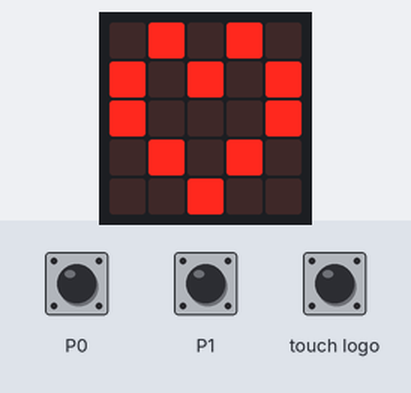
Bench run of a program on a simulated BBC micro:bit (MakeCode). Parts: the board's 5×5 LED display. The test bench sets the inputs (shaded band).

Above: at 1.6 s.
1.7 s: touch pin P0 pressed for 0.15 s
At 3.6 s:
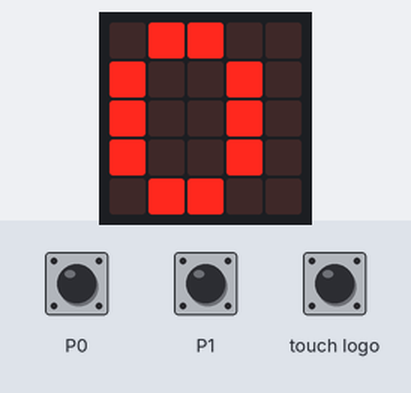
3.9 s: touch logo pressed for 0.15 s
At 5.7 s:
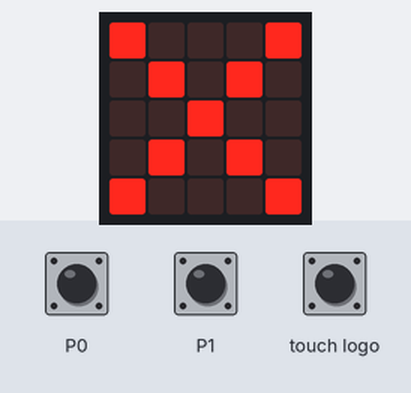
6.0 s: touch pin P1 pressed for 0.15 s
At 7.9 s:
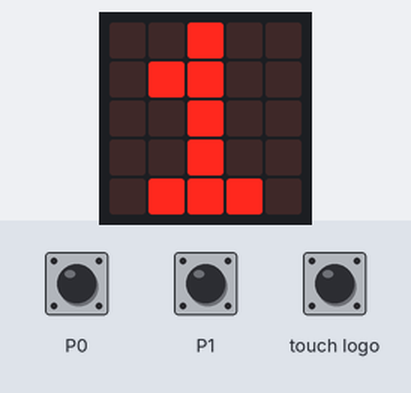
8.2 s: touch pin P1 pressed for 1 s
At 10.4 s:
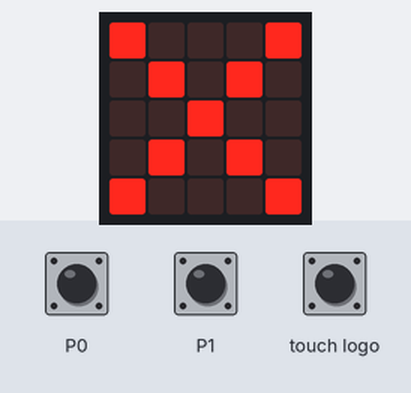
10.7 s: touch logo pressed for 3.2 s
At 11.7 s:
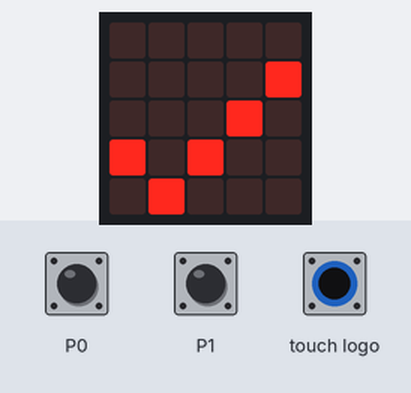
Timing chart, 0 to 13.7 s (numbered marks = the images above; inputs shaded):
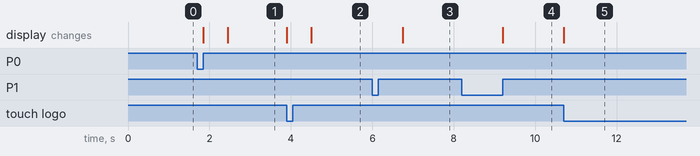

The program:

main.ts
```typescript
input.onPinPressed(TouchPin.P0, function () {
    basic.showNumber(0)
})
input.onPinReleased(TouchPin.P0, function () {
    basic.showIcon(IconNames.No)
})
input.onLogoEvent(TouchButtonEvent.Released, function () {
    basic.showIcon(IconNames.No)
})
input.onPinPressed(TouchPin.P1, function () {
    basic.showNumber(1)
})
input.onLogoEvent(TouchButtonEvent.Touched, function () {
    basic.showIcon(IconNames.Yes)
})
input.onPinReleased(TouchPin.P1, function () {
    basic.showIcon(IconNames.No)
})
basic.showLeds(`
    . # . # .
    # . # . #
    # . . . #
    . # . # .
    . . # . .
    `)
pins.setEvents(DigitalPin.P0, PinEventType.Touch)
pins.setEvents(DigitalPin.P1, PinEventType.Touch)
basic.forever(function () {

})
```

test.ts
```typescript
// 在這裡測試；當此封包作為擴充功能時，將不會編譯此內容。
```

Measured:
- after the input at 1.7 s, the display: first changes after 0.15 s (image 1 shows a later state)
- after the input at 3.9 s, the display: first changes at once (image 2 shows a later state)
- after the input at 6.0 s, the display: changes after 0.75 s (image 3)
- after the input at 8.2 s, the display: changes after 1.0 s (image 4)
- after the input at 10.7 s, the display: changes at once (image 5)
